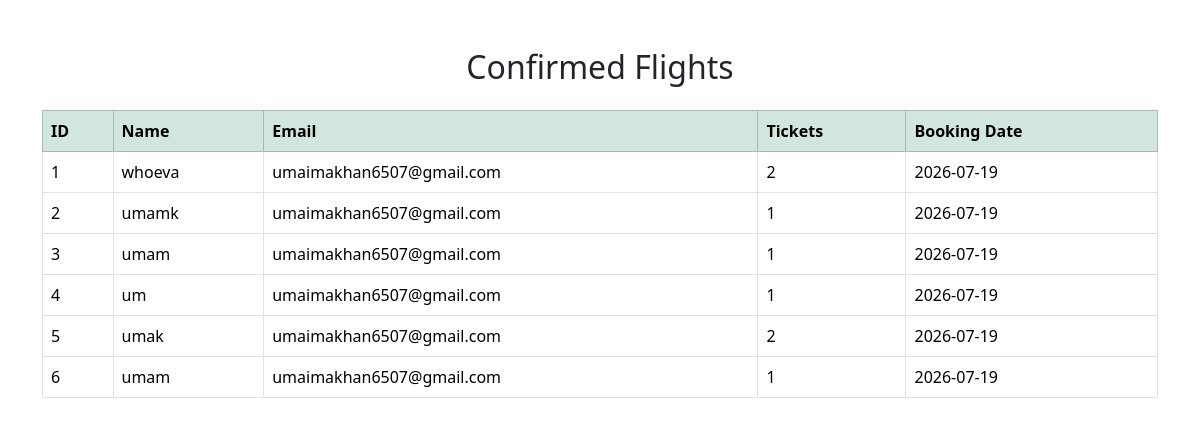
Screenshot of /bookings with the database file from the repository.
### tables this page shows
CREATE TABLE bookings (

            id INTEGER PRIMARY KEY AUTOINCREMENT,

            name TEXT,

            email TEXT,

            tickets INTEGER,

            booking_date TEXT

        );

### app.py (the view)
@app.route("/bookings")
def bookings():
    confirmed = database.get_bookings()
    return render_template(
        "bookings.html",
        bookings=confirmed
    )

### database.py (called while the page is built)
def get_bookings():
    conn = sqlite3.connect(DATABASE)
    cursor = conn.cursor()
    cursor.execute("""
        SELECT * FROM bookings
    """)
    bookings = cursor.fetchall()
    conn.close()
    return bookings

### templates/bookings.html (shortened to what this page needs)
<!DOCTYPE html>
<html>
<head>
<link href="https://cdn.jsdelivr.net/npm/bootstrap@5.3.3/dist/css/bootstrap.min.css" rel="stylesheet">
</head>
<body>
<div class="container mt-5">
<h2 class="text-center mb-4">
Confirmed Flights
</h2>
<table class="table table-bordered">
<thead class="table-success">
<tr>
<th>ID</th>
<th>Name</th>
<th>Email</th>
<th>Tickets</th>
<th>Booking Date</th>
</tr>
</thead>
<tbody>
{% for booking in bookings %}
<tr>
<td>{{ booking[0] }}</td>
<td>{{ booking[1] }}</td>
<td>{{ booking[2] }}</td>
<td>{{ booking[3] }}</td>
<td>{{ booking[4] }}</td>
</tr>
{% endfor %}
</tbody>
</table>
</div>
</body>
</html>

### rows the page displays
bookings: id "1", name "whoeva", email "umaimakhan6507@gmail.com", tickets "2", booking_date "2026-07-19"
bookings: id "2", name "umamk", email "umaimakhan6507@gmail.com", tickets "1", booking_date "2026-07-19"
bookings: id "3", name "umam", email "umaimakhan6507@gmail.com", tickets "1", booking_date "2026-07-19"
bookings: id "4", name "um", email "umaimakhan6507@gmail.com", tickets "1", booking_date "2026-07-19"
bookings: id "5", name "umak", email "umaimakhan6507@gmail.com", tickets "2", booking_date "2026-07-19"
bookings: id "6", name "umam", email "umaimakhan6507@gmail.com", tickets "1", booking_date "2026-07-19"
